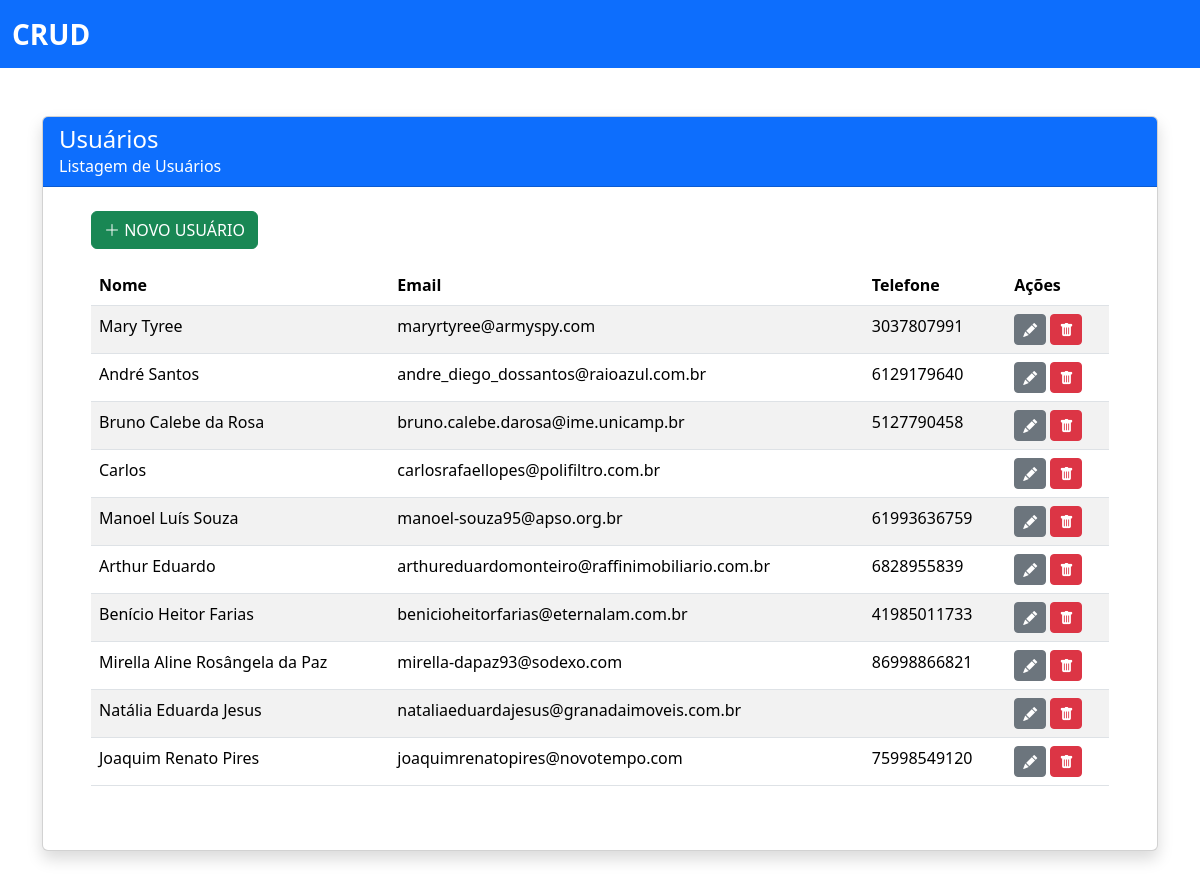
The page / on the database its author committed.
### tables this page shows
CREATE TABLE `usuarios` (
  `id` int(10) UNSIGNED NOT NULL,
  `nome` varchar(155) NOT NULL,
  `email` varchar(255) NOT NULL,
  `telefone` varchar(15) NOT NULL
);

### read.php (the view)
<?php
require("./config.php");
$sql = "SELECT * FROM usuarios ORDER BY id DESC";
$res = $conn->query($sql);
if ($res->num_rows > 0) {
    while($row = $res->fetch_object()){
        echo "<tr>";
        echo "<td>".$row->nome."</td>";
        echo "<td>".$row->email."</td>";
        echo "<td>".$row->telefone."</td>";
        echo "<td>
        <button class='btn btn-secondary focus-ring focus-ring-secondary btn-sm btn-editar' title='Editar' data-bs-toggle='modal' data-bs-target='#alterarUsuarioModal' data-id='".$row->id."'> <i class='bi bi-pencil-fill'></i> </button>
        <button class='btn btn-danger focus-ring focus-ring-danger btn-sm btn-excluir' title='Excluir' data-bs-toggle='modal' data-bs-target='#excluirUsuarioModal' data-id='".$row->id."'> <i class='bi bi-trash-fill'></i> </button>
        </td>";
        echo "</tr>";
    }
}
?>

### index.php (shortened to what this page needs)
<?php
require("./config.php");
?>
<!DOCTYPE html>
<html lang="pt-BR">
<head>
  <link href="https://cdn.jsdelivr.net/npm/bootstrap@5.3.3/dist/css/bootstrap.min.css" rel="stylesheet">
  <link rel="stylesheet" href="https://cdn.jsdelivr.net/npm/bootstrap-icons@1.11.3/font/bootstrap-icons.min.css">
</head>
<body>
  <nav class="navbar navbar-expand-lg bg-primary">
    <div class="container-fluid">
      <a class="navbar-brand text-white fs-3 fw-bold" href="#">CRUD</a>
    </div>
  </nav>
  <div class="container my-5">
    <div class="row justify-content-center">
      <div class="col-12">
        <div class="card shadow">
          <div class="card-header bg-primary text-white">
            <h4 class="mb-0">Usuários</h4>
            <p class="mb-0">Listagem de Usuários</p>
          </div>
          <div class="card-body p-5 pt-4">
            <div class="d-flex justify-content-start mb-3">
              <button class="btn btn-success focus-ring focus-ring-success text-uppercase" data-bs-toggle="modal" data-bs-target="#adicionarUsuarioModal" title="Cadastrar"><i class="bi bi-plus-lg"></i> Novo usuário</button>
            </div>
            <div class="table-responsive">
              <table class="table table-striped table-hover">
                <thead>
                  <tr>
                    <th scope="col">Nome</th>
                    <th scope="col">Email</th>
                    <th scope="col">Telefone</th>
                    <th scope="col">Ações</th>
                  </tr>
                </thead>
                <tbody>
                <?php
                  include("./read.php");
                ?>
              </table>
            </div>
          </div>
        </div>
      </div>
    </div>
  </div>
</body>
</html>

### rows shown on the page
usuarios: nome "Mary Tyree", email "maryrtyree@armyspy.com", telefone "3037807991"
usuarios: nome "André Santos", email "andre_diego_dossantos@raioazul.com.br", telefone "6129179640"
usuarios: nome "Bruno Calebe da Rosa", email "bruno.calebe.darosa@ime.unicamp.br", telefone "5127790458"
usuarios: nome "Carlos", email "carlosrafaellopes@polifiltro.com.br"
usuarios: nome "Manoel Luís Souza", email "manoel-souza95@apso.org.br", telefone "61993636759"
usuarios: nome "Arthur Eduardo", email "arthureduardomonteiro@raffinimobiliario.com.br", telefone "6828955839"
usuarios: nome "Benício Heitor Farias", email "benicioheitorfarias@eternalam.com.br", telefone "41985011733"
usuarios: nome "Mirella Aline Rosângela da Paz", email "mirella-dapaz93@sodexo.com", telefone "86998866821"
usuarios: nome "Natália Eduarda Jesus", email "nataliaeduardajesus@granadaimoveis.com.br"
usuarios: nome "Joaquim Renato Pires", email "joaquimrenatopires@novotempo.com", telefone "75998549120"
